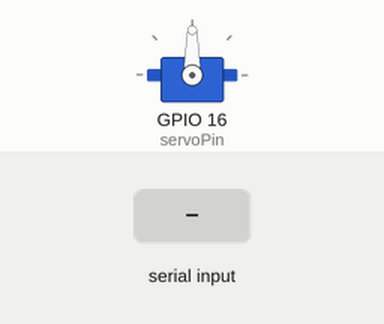
Simulated run of this sketch. Board: ESP32. On the bench: servo. The test bench sets the inputs (shaded band).

Above: at 1.2 s.
1.3 s: "30,150\n" received over Serial
At 2.2 s:
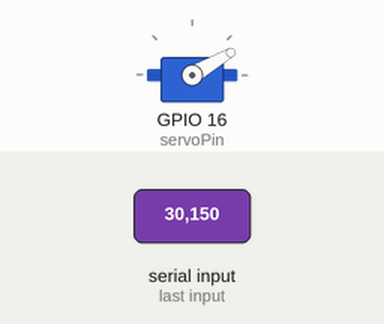
2.8 s: "5\n" received over Serial
At 3.4 s:
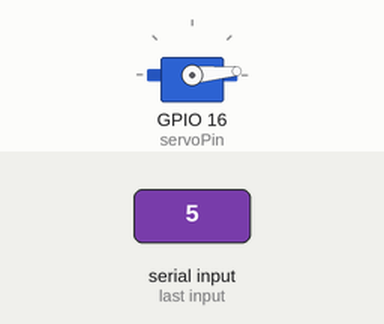
4.3 s: "200\n" received over Serial
At 5.5 s:
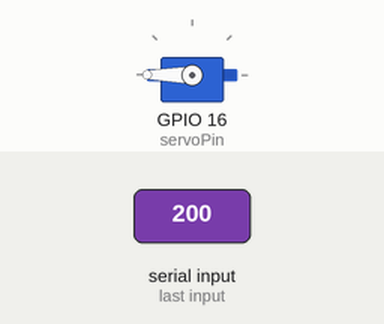
5.8 s: "90,45\n" received over Serial
At 6.9 s:
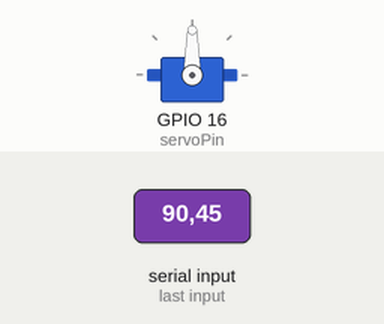
Timing chart, 0 to 8.3 s (numbered marks = the images above; inputs shaded):
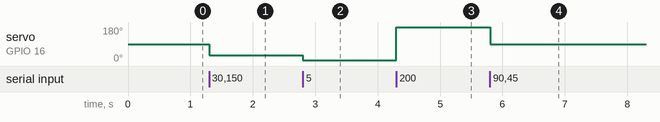

The sketch:

ESP_side.ino
```cpp
#include <ESP32Servo.h>

Servo myServo;
const int servoPin = 16;
String inputString = "";

void setup() {
  Serial.begin(115200);
  myServo.attach(servoPin);
  myServo.write(90);
}

void loop() {
  if (Serial.available() > 0) {
    String data = Serial.readStringUntil('\n');
    int angle = data.toInt();
    if (angle < 0) angle = 0;
    if (angle > 180) angle = 180;
    myServo.write(angle);
  }
}
```

Measured:
- after the input at 1.3 s, servo on GPIO 16 (servoPin): 90° → 30° at once
- after the input at 2.8 s, servo on GPIO 16 (servoPin): 30° → 5° at once
- after the input at 4.3 s, servo on GPIO 16 (servoPin): 5° → 180° at once
- after the input at 5.8 s, servo on GPIO 16 (servoPin): 180° → 90° at once
